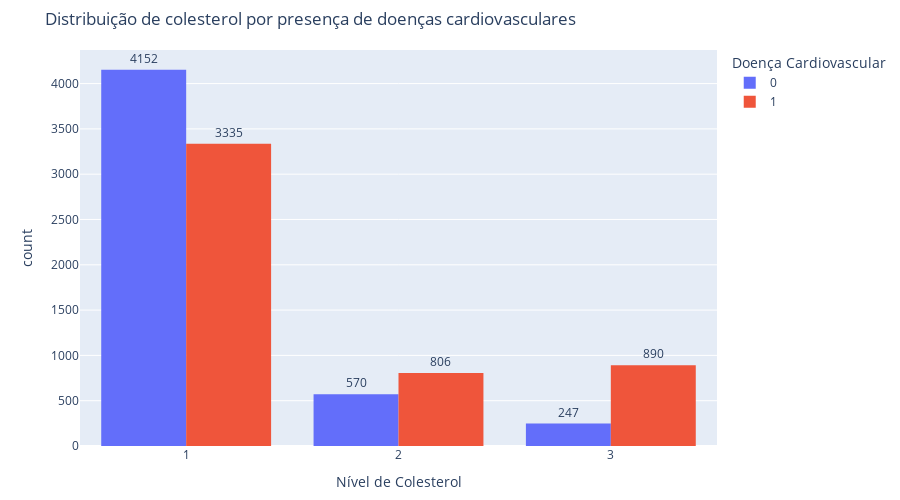

The cell this chart's notebook holds for it:
### Markdown cell above
# 2) Agora é hora de explorar os dados com uma análise bem completa.
Plote pelo menos 3 gráficos analisando o comportamento da variável cardio com outras variaveis da sua preferência (análise bivariada). Não se esqueça de trazer insights acerca do analisado.

### Code cell
# Criando o gráfico de barras interativo
fig = px.histogram(cardio, x='cholesterol', color='cardio_disease', barmode='group',
                   labels={'cholesterol': 'Nível de Colesterol', 'cardio_disease': 'Doença Cardiovascular'},
                   title='Distribuição de colesterol por presença de doenças cardiovasculares')

# Adicionando rótulos nas barras
fig.update_traces(texttemplate='%{y}', textposition='outside')

# Ajustando altura e margens para evitar cortes nos números das barras
fig.update_layout(height=500, margin=dict(t=50, b=50))

# Exibir gráfico interativo
fig.show()

### Figure 1 — Plotly figure (JSON) as saved in the notebook; plotly's stock layout.template omitted (floating-point values rounded to 4 significant figures; data arrays with more than 128 entries replaced by an {"elided": "..."} marker saying what was removed)
{"data": [{"alignmentgroup": "True", "bingroup": "x", "hovertemplate": "Doença Cardiovascular=0<br>Nível de Colesterol=%{x}<br>count=%{y}<extra></extra>", "legendgroup": "0", "marker": {"color": "#636efa", "pattern": {"shape": ""}}, "name": "0", "offsetgroup": "0", "orientation": "v", "showlegend": true, "textposition": "outside", "texttemplate": "%{y}", "type": "histogram", "x": {"elided": "4969 int values"}, "xaxis": "x", "yaxis": "y"}, {"alignmentgroup": "True", "bingroup": "x", "hovertemplate": "Doença Cardiovascular=1<br>Nível de Colesterol=%{x}<br>count=%{y}<extra></extra>", "legendgroup": "1", "marker": {"color": "#EF553B", "pattern": {"shape": ""}}, "name": "1", "offsetgroup": "1", "orientation": "v", "showlegend": true, "textposition": "outside", "texttemplate": "%{y}", "type": "histogram", "x": {"elided": "5031 int values"}, "xaxis": "x", "yaxis": "y"}], "layout": {"barmode": "group", "height": 500, "legend": {"title": {"text": "Doença Cardiovascular"}, "tracegroupgap": 0}, "margin": {"b": 50, "t": 50}, "title": {"text": "Distribuição de colesterol por presença de doenças cardiovasculares"}, "xaxis": {"anchor": "y", "domain": [0, 1], "title": {"text": "Nível de Colesterol"}}, "yaxis": {"anchor": "x", "domain": [0, 1], "title": {"text": "count"}}}}
